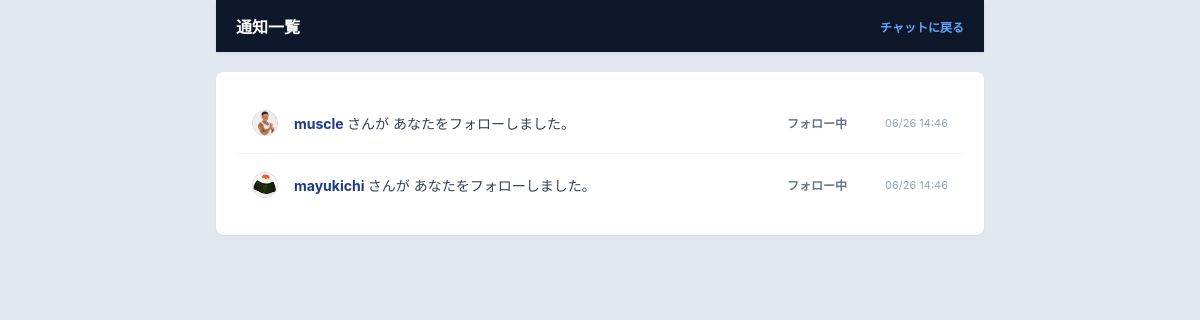
Page /notifications/ (signed in) on the earlier database version.
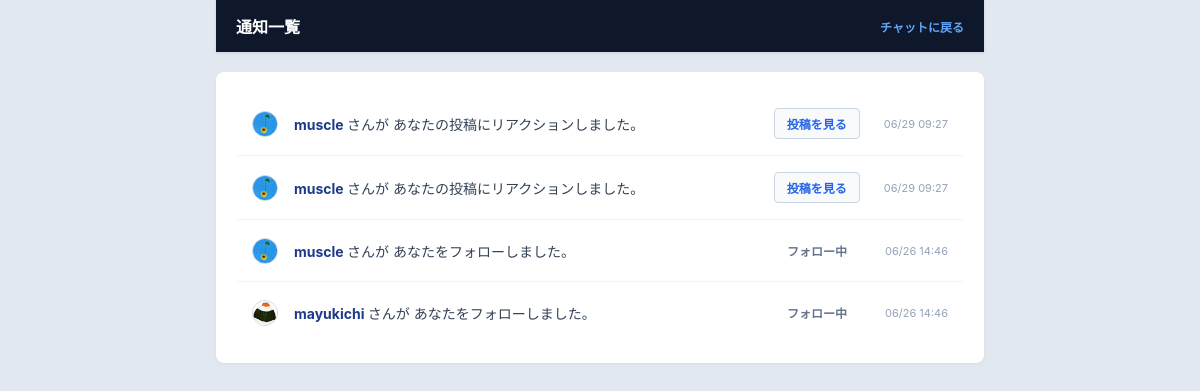
Same page on the later database version.
### accounts/models.py (models this page shows, shortened)
class Notification(models.Model):
    receiver = models.ForeignKey(User, on_delete=models.CASCADE, related_name='notifications_received')
    sender = models.ForeignKey(User, on_delete=models.CASCADE, related_name='notifications_sent')
    notification_type = models.CharField(max_length=20)
    message_id = models.IntegerField(null=True, blank=True)
    is_read = models.BooleanField(default=False)
    created_at = models.DateTimeField(auto_now_add=True)
    class Meta:
        ordering = ['-created_at']

class Profile(models.Model):
    user = models.OneToOneField(User, on_delete=models.CASCADE)
    nickname = models.CharField('ユーザー名', max_length=50, blank=True)
    icon = models.ImageField('アイコン画像', upload_to='icons/', blank=True, null=True)
    following = models.ManyToManyField('self', symmetrical=False, related_name='followers', blank=True)

### chat/views.py (the view)
# urls.py: path('notifications/', chat_views.notification_list, name='notifications'),
@login_required
def notification_list(request):
    notifications = Notification.objects.filter(receiver=request.user)
    notifications.update(is_read=True)
    return render(request, 'chat/notifications.html', {'notifications': notifications})

### templates/chat/notifications.html (shortened to what this page needs)
{% load static %}
<!DOCTYPE html>
<html lang="ja">
<head>
    <link rel="stylesheet" href="{% static 'css/room.css' %}">
    <link rel="stylesheet" href="{% static 'css/notifications.css' %}">
</head>
<body>
    <div class="chat-header">
        <h1 class="chat-title">通知一覧</h1>
        <div class="user-status">
            <a href="{% url 'chat_room' %}" style="color: #60a5fa; font-weight: bold; text-decoration: none;" onmouseover="this.style.textDecoration='underline'" onmouseout="this.style.textDecoration='none'">
                チャットに戻る
            </a>
        </div>
    </div>
    <div class="notification-container">
        {% if not notifications %}
            <div class="empty-message">新しい通知はありません。</div>
        {% else %}
            {% for n in notifications %}
                <div class="notification-item">
                    <div class="msg-avatar-container">
                        {% if n.sender.profile.icon %}
                            <img src="{{ n.sender.profile.icon.url }}" class="msg-avatar" alt="アイコン" onclick="location.href='/profile/{{ n.sender.id }}/'" style="cursor: pointer;">
                        {% else %}
                            <div class="msg-avatar-default" onclick="location.href='/profile/{{ n.sender.id }}/'" style="cursor: pointer;">👤</div>
                        {% endif %}
                    </div>
                    <div class="notification-text">
                        <span class="notification-user-link" onclick="location.href='/profile/{{ n.sender.id }}/'">
                            {{ n.sender.profile.nickname|default:n.sender.username }}
                        </span> さんが
                        {% if n.notification_type == 'reply' %}
                            あなたの投稿にスレッドで返信しました。
                        {% elif n.notification_type == 'follow' %}
                            あなたをフォローしました。
                        {% elif n.notification_type == 'reaction' %}
                            あなたの投稿にリアクションしました。
                        {% else %}
                            あなたにアクションを行いました。
                        {% endif %}
                    </div>
                    {% if n.notification_type == 'follow' %}
                        <div class="noti-action-area">
                            {% if n.sender.profile in user.profile.following.all %}
                                <span class="noti-btn-status">フォロー中</span>
                            {% else %}
                                <button class="noti-btn-fallback" onclick="location.href='/profile/{{ n.sender.id }}/toggle-follow/'">
                                    フォローバック
                                </button>
                            {% endif %}
                        </div>
                    {% endif %}
                    {% if n.notification_type != 'follow' %}
                        <div class="noti-action-area">
                            <a href="/room/#msg-id-{{ n.message_id }}" class="noti-link-to-post">投稿を見る</a>
                        </div>
                    {% endif %}
                    <div class="notification-time">
                        {{ n.created_at|date:"m/d H:i" }}
                    </div>
                </div>
            {% endfor %}
        {% endif %}
    </div>
</body>
</html>

### static/css/room.css (style rules this page uses)
body { font-family: -apple-system, BlinkMacSystemFont, "Segoe UI", Roboto, "Helvetica Neue", Arial, sans-serif; margin: 0; padding: 0; color: #1e293b; font-size: 14px; background-color: #e2e8f0; display: flex; flex-direction: column; height: 100vh; align-items: center; }
.chat-header, #chat-box, .bottom-area { width: 100%; max-width: 768px; box-sizing: border-box; }
.chat-header { background-color: #0f172a; color: white; padding: 14px 20px; display: flex; justify-content: space-between; align-items: center; box-shadow: 0 1px 3px rgba(0,0,0,0.1); z-index: 10; }
.chat-title { font-size: 16px; font-weight: bold; margin: 0; }
.user-status { font-size: 12px; display: flex; align-items: center; gap: 10px; }
.msg-avatar-container { display: inline-block; vertical-align: middle; }
.msg-avatar { width: 24px; height: 24px; border-radius: 50%; object-fit: cover; display: block; border: 1px solid #cbd5e1; }

### static/css/notifications.css (style rules this page uses)
.notification-container { background: #ffffff; padding: 20px; border-radius: 8px; box-shadow: 0 1px 3px rgba(0,0,0,0.05); margin: 20px 0; width: 100%; max-width: 768px; box-sizing: border-box; }
.notification-item { display: flex; align-items: center; gap: 16px; padding: 16px; border-bottom: 1px solid #f1f5f9; box-sizing: border-box; width: 100%; }
.notification-item:last-child { border-bottom: none; }
.notification-text { font-size: 14px; color: #334155; flex: 1; word-break: break-all; }
.notification-user-link { color: #1e3a8a; font-weight: bold; cursor: pointer; text-decoration: none; }
.noti-action-area { margin-right: 8px; flex-shrink: 0; }
.noti-btn-status { font-size: 12px; color: #64748b; font-weight: bold; padding: 6px 14px; display: inline-block; }
.notification-time { font-size: 11px; color: #94a3b8; flex-shrink: 0; text-align: right; min-width: 60px; }
.noti-link-to-post { color: #2563eb; font-size: 12px; font-weight: bold; text-decoration: none; padding: 6px 12px; border: 1px solid #cbd5e1; border-radius: 4px; background-color: #f8fafc; transition: all 0.2s; display: inline-block; }

Differences in the rows shown:
added Notification: sender.profile.icon (picture), sender.profile.nickname "muscle", notification_type "あなたの投稿にリアクションしました。", created_at "06/29 09:27"
added Notification: sender.profile.icon (picture), sender.profile.nickname "muscle", notification_type "あなたの投稿にリアクションしました。", created_at "06/29 09:27"
changed through a linked row, Notification (number 3 of 4 on the later page): sender.profile.icon: a different picture
